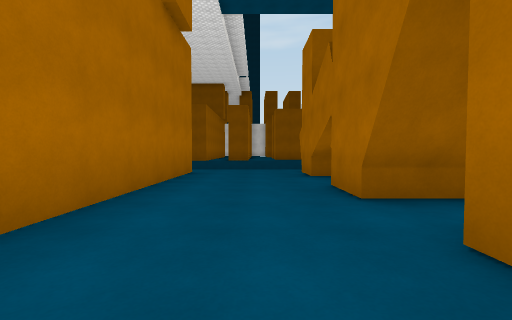
[1] (above)

13 first-person views from a walk through a 3-D level made in the Unity game engine. The camera is 1.2 m above the floor, tilts 2° down and sees 90° across. The floor is counted in squares, 2 m on a side. Each view is taken from the middle of a square. On the plan, view 1 faces up. The plan holds only what a view shows up to about 9 squares ahead; the rest is blank. The place goes on beyond the plan. The player is left out. Some animated figures are left out. Surface patterns are stand-ins for the level's own textures.

[2]
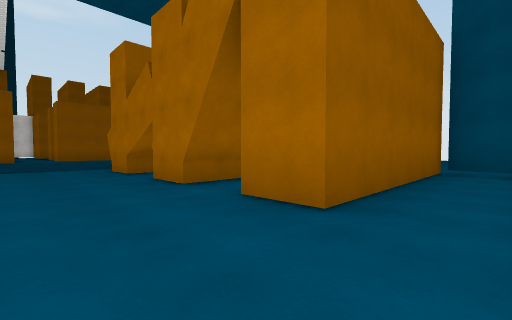

[3]
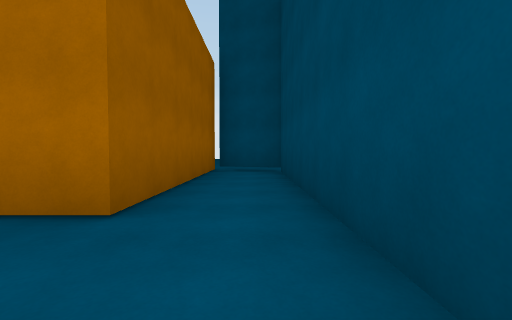

[4]
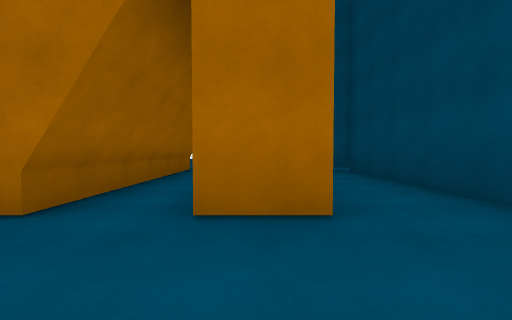

[5]
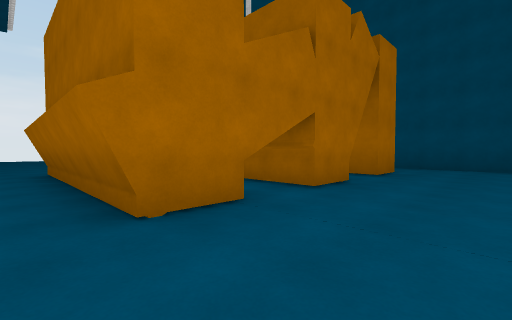

[6]
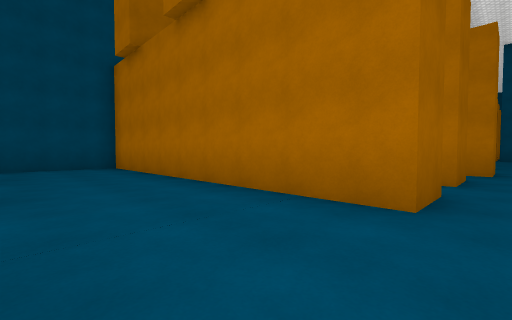

[7]
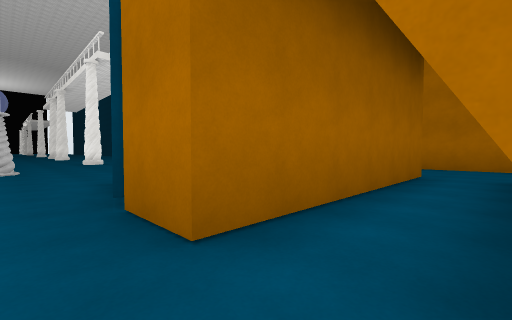

[8]
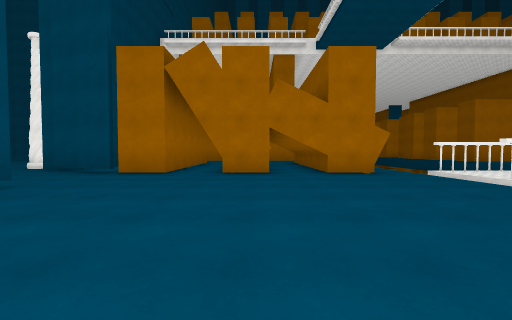

[9]
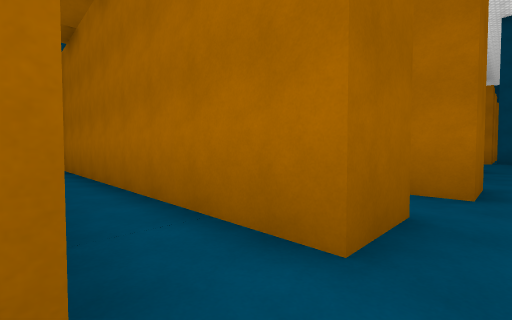

[10]
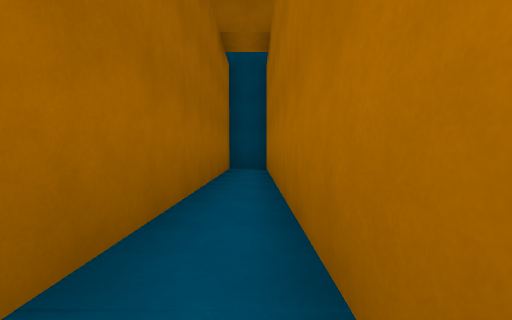

[11]
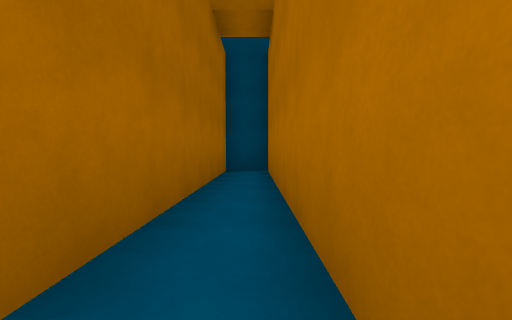

[12]
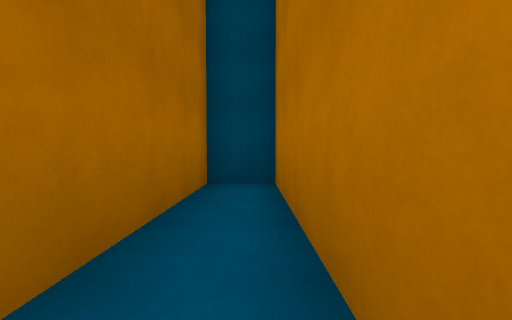

[13]
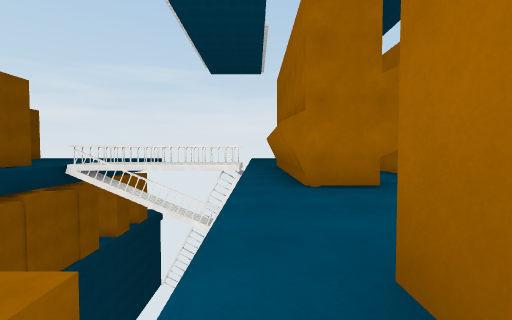

### Floor plan
Points are (right, up) in squares from view 1. A wall is a line through its corners. A room is listed if a view was taken in it or the views show most of it. See-through windows are left out.
Room 1 (views 1, 2, 3, 4, 5, 6, 9, 10, 11, 12, 13)
walls: (-5.6, 7.4) (-4.4, 7.4) (-4.4, -1.7) (-3.1, -1.7) (-3.1, 6.1); (-8.2, 7.7) (-7, 7.7) (-7, 7); (-3.1, 7.4) (-1.8, 7.4) (-1.8, -1.7) (6.5, -1.7) (7.1, 0.3) (1.3, 0.3) (1.3, 1.6) (7.1, 1.6); (1.3, 5.1) (1.3, 7.2); (1.3, 7.4) (7.1, 7.4); (6.6, 2.9) (1.3, 2.9) (1.3, 4.4) (3, 4.4); (7.2, 3.1) (1.2, 3.1)
low walls: (1.3, 7.2) (6.4, 7.2); (2, 5.9) (1.2, 5.9)
ways out: opening at (7, 2) to room 2; opening at (7, 8) to room 2
Room 2 (views 7, 8)
walls: (5.2, -3.2) (5.5, -3.6); (7.2, 0.2) (6.5, -2); (7.1, 1.6) (7.1, 0.3); (7.1, 4.5) (7.1, 2.8); (7.1, 7.4) (7.1, 5.1); (7.3, 10.5) (7.3, 8.6)
ways out: opening at (7, 2) to room 1; opening at (7, 8) to room 1; gap at (5, -3)
objects: pedestal (8, -6)

Where each view was taken, in squares from view 1:
view 1: 0 up, 0 right, facing up
view 2: 1 down, 1 left, facing up-right
view 3: 1 down, 1 left, facing right
view 4: 1 up, 1 left, facing right
view 5: 8 up, 1 left, facing down-right
view 6: 8 up, 1 right, facing down-left
view 7: 3 up, 8 right, facing down-left
view 8: 4 up, 14 right, facing left
view 9: 8 up, 3 left, facing down-left
view 10: 7 up, 4 left, facing down
view 11: 6 up, 4 left, facing down
view 12: 3 up, 4 left, facing down
view 13: 8 up, 3 left, facing right
